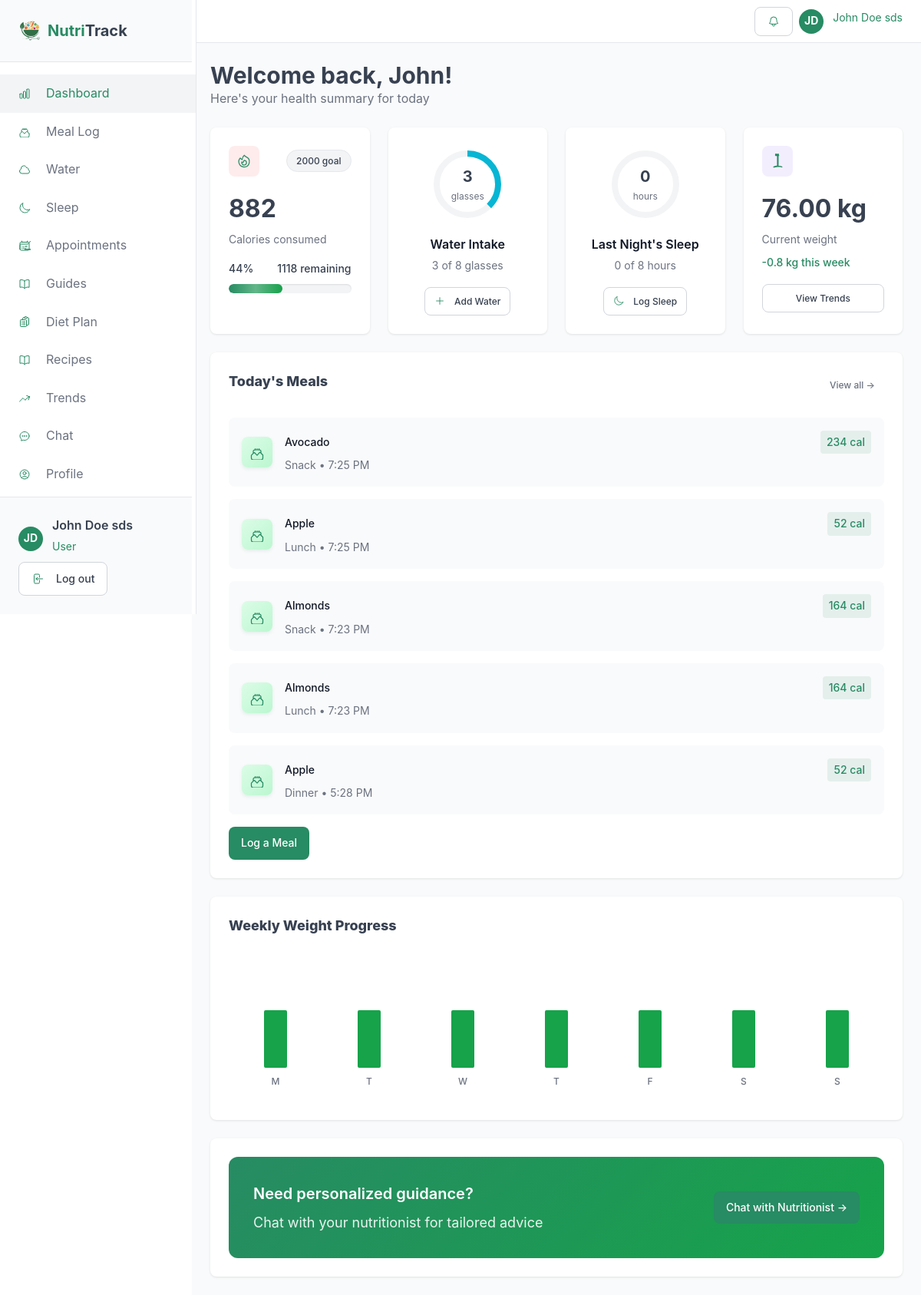
/user/dashboard.php (signed in), run on the app's committed database.
### tables this page shows
CREATE TABLE `users` (
  `id` int(11) NOT NULL,
  `name` varchar(100) NOT NULL,
  `email` varchar(100) NOT NULL,
  `password` varchar(255) NOT NULL,
  `phone` varchar(20) DEFAULT NULL,
  `role` enum('user','nutritionist','admin') NOT NULL DEFAULT 'user',
  `status` enum('active','pending','inactive') NOT NULL DEFAULT 'pending',
  `weight` decimal(5,2) DEFAULT NULL,
  `height` decimal(5,2) DEFAULT NULL,
  `age` int(11) DEFAULT NULL,
  `goal` enum('weight_loss','maintain','gain_weight','build_muscle') DEFAULT NULL,
  `health_conditions` text DEFAULT NULL,
  `specialty` varchar(100) DEFAULT NULL,
  `bio` text DEFAULT NULL,
  `rating` decimal(3,2) DEFAULT NULL,
  `nutritionist_id` int(11) DEFAULT NULL,
  `created_at` timestamp NOT NULL DEFAULT current_timestamp(),
  `updated_at` timestamp NOT NULL DEFAULT current_timestamp() ON UPDATE current_timestamp(),
  `profile_image` varchar(255) DEFAULT NULL
);

CREATE TABLE `diet_plans` (
  `id` int(11) NOT NULL,
  `user_id` int(11) NOT NULL,
  `nutritionist_id` int(11) NOT NULL,
  `name` varchar(100) NOT NULL,
  `description` text DEFAULT NULL,
  `daily_calories` int(11) DEFAULT NULL,
  `protein_goal` int(11) DEFAULT NULL,
  `carbs_goal` int(11) DEFAULT NULL,
  `fat_goal` int(11) DEFAULT NULL,
  `duration_weeks` int(11) DEFAULT NULL,
  `start_date` date DEFAULT NULL,
  `status` enum('active','completed','cancelled') DEFAULT 'active',
  `created_at` timestamp NOT NULL DEFAULT current_timestamp()
);

CREATE TABLE `water_logs` (
  `id` int(11) NOT NULL,
  `user_id` int(11) NOT NULL,
  `glasses` int(11) NOT NULL DEFAULT 0,
  `log_date` date NOT NULL,
  `created_at` timestamp NOT NULL DEFAULT current_timestamp()
);

CREATE TABLE `weight_logs` (
  `id` int(11) NOT NULL,
  `user_id` int(11) NOT NULL,
  `weight` decimal(5,2) NOT NULL,
  `notes` text DEFAULT NULL,
  `log_date` date NOT NULL,
  `created_at` timestamp NOT NULL DEFAULT current_timestamp()
);

CREATE TABLE `meal_logs` (
  `id` int(11) NOT NULL,
  `user_id` int(11) NOT NULL,
  `food_id` int(11) NOT NULL,
  `meal_type` enum('breakfast','lunch','dinner','snack') NOT NULL,
  `servings` decimal(3,1) NOT NULL DEFAULT 1.0,
  `log_date` date NOT NULL,
  `created_at` timestamp NOT NULL DEFAULT current_timestamp()
);

CREATE TABLE `foods` (
  `id` int(11) NOT NULL,
  `name` varchar(100) NOT NULL,
  `description` varchar(255) DEFAULT NULL,
  `category_id` int(11) NOT NULL,
  `calories` int(11) NOT NULL DEFAULT 0,
  `protein` decimal(5,2) DEFAULT 0.00,
  `carbs` decimal(5,2) DEFAULT 0.00,
  `fat` decimal(5,2) DEFAULT 0.00,
  `created_at` timestamp NOT NULL DEFAULT current_timestamp()
);

### user/dashboard.php (the view, shortened to what the rows shown need)
<?php
require_once '../includes/session.php';
$user = getCurrentUser();
$db = getDB();
$today = date('Y-m-d');
$userId = $user['id'];
$stmt = $db->prepare("SELECT daily_calories FROM diet_plans WHERE user_id = ? AND status = 'active' ORDER BY created_at DESC LIMIT 1");
$stmt->execute([$userId]);
$dietPlan = $stmt->fetch();
$caloriesTarget = $dietPlan['daily_calories'] ?? 2000;
$stmt = $db->prepare("SELECT glasses FROM water_logs WHERE user_id = ? AND log_date = ?");
$stmt->execute([$userId, $today]);
$waterData = $stmt->fetch();
$waterConsumed = $waterData['glasses'] ?? 0;
$waterTarget = 8;
$stmt = $db->prepare("SELECT weight FROM weight_logs WHERE user_id = ? ORDER BY log_date DESC, created_at DESC LIMIT 1");
$stmt->execute([$userId]);
$weightLog = $stmt->fetch();
$currentWeight = $weightLog['weight'] ?? ($user['weight'] ?? 70);
$stmt = $db->prepare("SELECT ml.meal_type as type, f.name, f.calories, ml.created_at
                      FROM meal_logs ml
                      JOIN foods f ON ml.food_id = f.id
                      WHERE ml.user_id = ? AND ml.log_date = ?
                      ORDER BY ml.created_at DESC LIMIT 5");
$stmt->execute([$userId, $today]);
$todaysMeals = $stmt->fetchAll();
$formattedMeals = [];
foreach ($todaysMeals as $meal) {
    $formattedMeals[] = [
        'type' => ucfirst($meal['type'] ?? 'Meal'),
        'name' => $meal['name'],
        'calories' => $meal['calories'],
        'time' => date('g:i A', strtotime($meal['created_at']))
    ];
}
$todaysMeals = $formattedMeals;
include 'header.php';
?>
<div class="space-y-6">
    <div>
        <h1 class="text-3xl font-bold">Welcome back, <?php echo explode(' ', $user['name'])[0]; ?>!</h1>
        <p class="text-muted-foreground">Here's your health summary for today</p>
    </div>
    <div class="grid sm:grid-cols-2 lg:grid-cols-4 gap-4">
        <div class="card hover-elevate">
            <div class="card-content">
                <div class="metric-header">
                    <div class="metric-icon calories">
                    </div>
                    <span class="metric-badge"><?php echo $caloriesTarget; ?> goal</span>
                </div>
            </div>
        </div>
        <div class="card hover-elevate">
            <div class="card-content text-center">
                <div class="progress-ring-container">
                    <svg class="progress-ring" width="100" height="100">
                        <circle cx="50" cy="50" r="40" stroke="#f3f4f6" stroke-width="8" fill="none"/>
                        <circle cx="50" cy="50" r="40" stroke="#06b6d4" stroke-width="8" fill="none"
                                stroke-dasharray="<?php echo 2 * pi() * 40; ?>"
                                stroke-dashoffset="<?php echo 2 * pi() * 40 * (1 - $waterConsumed / $waterTarget); ?>"/>
                    </svg>
                    <div class="progress-ring-content">
                        <div class="progress-ring-value"><?php echo $waterConsumed; ?></div>
                        <div class="progress-ring-unit">glasses</div>
                    </div>
                </div>
                <p class="metric-title">Water Intake</p>
                <p class="metric-subtitle"><?php echo $waterConsumed; ?> of <?php echo $waterTarget; ?> glasses</p>
                <a href="water.php" class="btn btn-outline btn-sm">
<svg xmlns="http://www.w3.org/2000/svg" fill="none" viewBox="0 0 24 24" stroke="currentColor" style="width:14px;height:14px;stroke-width:1.5;vertical-align:middle;margin-right:4px;color:#278b63;">
  <path stroke-linecap="round" stroke-linejoin="round" d="M12 4.5v15m7.5-7.5h-15" />
</svg> Add Water</a>
            </div>
        </div>
        <div class="card hover-elevate">
            <div class="card-content">
                <div class="metric-header">
                    <div class="metric-icon weight">
                    </div>
                </div>
                <p class="metric-value"><?php echo $currentWeight; ?> kg</p>
                <p class="metric-label">Current weight</p>
                <p class="metric-trend positive">-0.8 kg this week</p>
                <a href="trends.php" class="btn btn-outline btn-sm full-width">View Trends</a>
            </div>
        </div>
    </div>
    <div class="grid lg:grid-cols-2 gap-6">
        <div class="card">
            <div class="card-content">
                <div class="space-y-4">
                    <?php foreach ($todaysMeals as $meal): ?>
                        <div class="meal-item">
                            <div class="meal-icon">
                            </div>
                            <div class="meal-details">
                                <div class="meal-header">
                                    <p class="meal-name"><?php echo $meal['name']; ?></p>
                                    <span class="meal-calories"><?php echo $meal['calories']; ?> cal</span>
                                </div>
                                <p class="meal-meta"><?php echo $meal['type']; ?> • <?php echo $meal['time']; ?></p>
                            </div>
                        </div>
                    <?php endforeach; ?>
                </div>
            </div>
        </div>
    </div>
</div>
<?php include 'footer.php'; ?>

### user/header.php (shortened to what the rows shown need)
<?php
require_once '../includes/session.php';
$user = getCurrentUser();
?>
<!DOCTYPE html>
<html lang="en">
<head>
    <link rel="stylesheet" href="http://localhost/Health%20DIet/style.css">
</head>
<body>
    <div class="user-layout">
        <aside class="sidebar">
            <div class="sidebar-footer">
                <div class="user-info" onclick="showProfilePopup()" style="cursor: pointer;">
                    <?php echo getUserAvatar($user, '2rem'); ?>
                    <div>
                        <div class="team-name"><?php echo $user['name']; ?></div>
                        <div class="team-role">User</div>
                    </div>
                </div>
            </div>
        </aside>
        <div class="main-content">
            <header class="top-bar">
                <div class="header-actions">
                    <div class="user-info" onclick="showProfilePopup()" style="cursor: pointer;">
                        <?php echo getUserAvatar($user, '2rem'); ?>
                        <span class="team-role"><?php echo $user['name']; ?></span>
                    </div>
                </div>
            </header>
            <main class="content-area">

### includes/session.php (shortened to what the rows shown need)
<?php
function getCurrentUser() {
    try {
        $db = getDB();
        $stmt = $db->prepare("SELECT * FROM users WHERE id = ?");
        $stmt->execute([$_SESSION['user_id']]);
        return $stmt->fetch();
    } catch (PDOException $e) {
        error_log("Error fetching user: " . $e->getMessage());
        return null;
    }
}
function getUserInitials($name = null) {
    $name = $name ?: ($_SESSION['user_name'] ?? 'U');
    $parts = explode(' ', $name);
    return strtoupper(substr($parts[0], 0, 1) . (isset($parts[1]) ? substr($parts[1], 0, 1) : ''));
}
function getUserAvatar($user, $size = '2rem', $class = 'user-avatar') {
    if (!empty($user['profile_image']) && file_exists(__DIR__ . '/../' . $user['profile_image'])) {
        return '<img src="../' . htmlspecialchars($user['profile_image']) . '" alt="Profile" class="' . $class . '" style="width: ' . $size . '; height: ' . $size . '; border-radius: 50%; object-fit: cover;">';
    } else {
        return '<div class="' . $class . '" style="width: ' . $size . '; height: ' . $size . ';">' . getUserInitials($user['name']) . '</div>';
    }
}
?>

### data on the page
users: name "JD JD", name "John Doe sds", name "John"
diet_plans: daily_calories "2000"
water_logs: glasses "3"
weight_logs: weight "76.00"
meal_logs: food.name "Avocado", food.calories "234", type "Snack", time "7:25 PM"

### other printed values
$caloriesConsumed "882"
$caloriesTarget - $caloriesConsumed "1118"
$waterTarget "8"
$sleepHours "0"
$sleepTarget "8"
$meal['name'] "Apple"
$meal['calories'] "52"
$meal['type'] "Lunch"
$meal['time'] "7:25 PM"
$meal['name'] "Almonds"
$meal['calories'] "164"
$meal['type'] "Snack"
$meal['time'] "7:23 PM"
$meal['type'] "Dinner"
$meal['time'] "5:28 PM"
